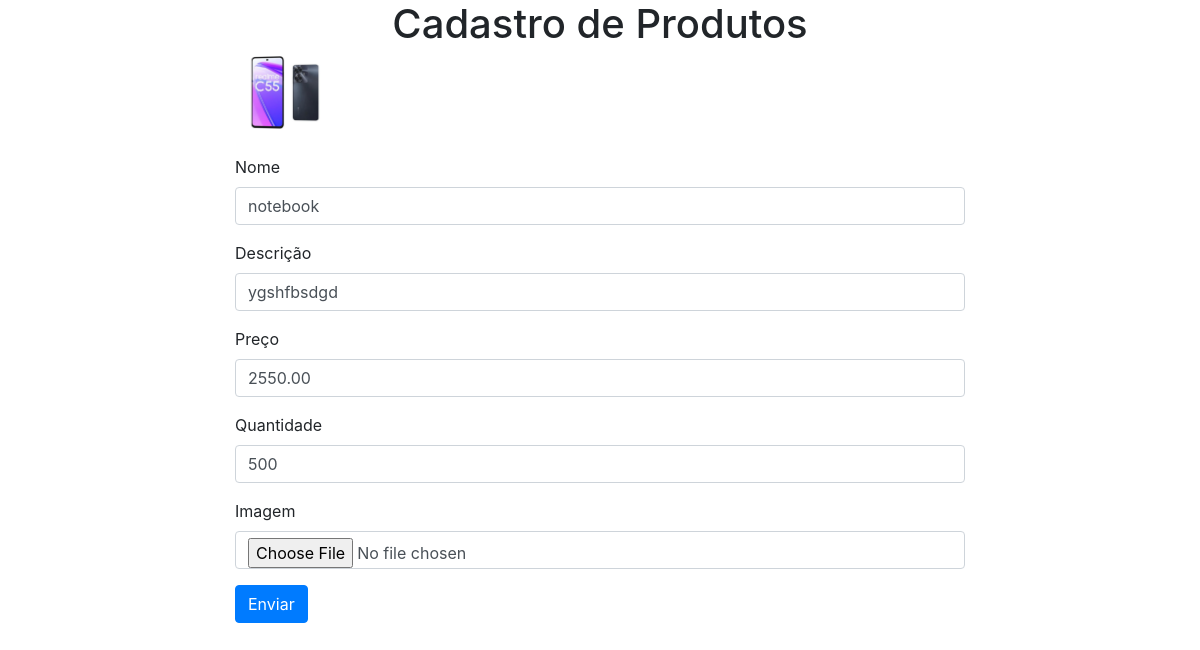
/produto/exibir/6, run on the app's committed database.
### produto/models.py (models this page shows, shortened)
class Produto(models.Model):
    nome = models.CharField(max_length=100)
    descricao = models.CharField(max_length=100)
    preco = models.DecimalField(max_digits=10, decimal_places=2)
    quantidade = models.IntegerField()
    categoria = models.CharField(max_length=60, null=True, blank=True)
    imagem = models.ImageField(upload_to='imagens/', null=True, blank=True)

### produto/views.py (the view)
# urls.py: path('exibir/<int:id>',exibir, name='exibir'),
def exibir(request, id):
    produto = Produto.objects.get(id=id)
    return render(request, "update.html", {"produto": produto})

### produto/templates/update.html (shortened to what this page needs)
<!DOCTYPE html>
<html lang="pt-br">
  <head>
    <link rel="stylesheet" href="https://stackpath.bootstrapcdn.com/bootstrap/4.1.3/css/bootstrap.min.css">
  </head>
  <body>
    <div class="container">
        <div class="row">
            <div class="col-md-2"></div>
            <div class="col-md-8">
                <h1 class="text-center">Cadastro de Produtos</h1>
                <form method="post" action="{% url 'update' produto.id %}" enctype="multipart/form-data">
                    <div class="form-group">
                        <img src="{{ produto.imagem.url }}" alt="Imagem do Produto" style="max-width: 100px; height: auto; margin-bottom: 10px;">
                    </div>
                    <div class="form-group">
                        <label for="nome">Nome</label>
                        <input type="text" class="form-control" placeholder="Digite Nome" name="nome" value="{{produto.nome}}">
                    </div>
                     <div class="form-group">
                        <label for="descricao">Descrição</label>
                        <input type="text" class="form-control" name="descricao" value="{{produto.descricao}}">
                    </div>
                    <div class="form-group">
                        <label for="preco">Preço</label>
                        <input type="text" class="form-control" name="preco" value="{{produto.preco}}">
                    </div>
                    <div class="form-group">
                        <label for="quantidade">Quantidade</label>
                        <input type="number" class="form-control" name="quantidade" value="{{produto.quantidade}}">
                    </div>
                    <div class="form-group">
                        <label for="imagem">Imagem</label>
                        <input type="file" class="form-control" name="imagem" value="{{produto.imagem.url}}" accept="image/*">
                    </div>
                    <button type="submit" class="btn btn-primary">Enviar</button>
                </form>
            </div>
            <div class="col-md-2"></div>
        </div>
    </div>
  </body>
</html>

### data on the page
Produto: imagem (picture), nome "notebook", descricao "ygshfbsdgd", preco "2550.00", quantidade "500"
